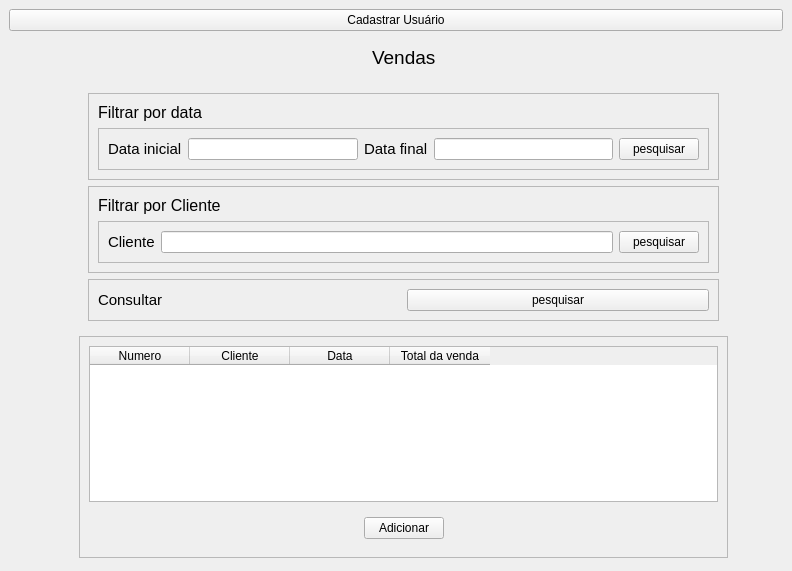
<?xml version="1.0" encoding="UTF-8"?>
<ui version="4.0">
 <class>MainWindow</class>
 <widget class="QMainWindow" name="MainWindow">
  <property name="geometry">
   <rect>
    <x>0</x>
    <y>0</y>
    <width>792</width>
    <height>571</height>
   </rect>
  </property>
  <property name="windowTitle">
   <string>MainWindow</string>
  </property>
  <widget class="QWidget" name="centralwidget">
   <layout class="QGridLayout" name="gridLayout_7">
    <item row="0" column="1">
     <widget class="QPushButton" name="btn_pg_cadastro">
      <property name="text">
       <string>Cadastrar Usuário</string>
      </property>
     </widget>
    </item>
    <item row="1" column="1">
     <widget class="QStackedWidget" name="Pages">
      <property name="currentIndex">
       <number>0</number>
      </property>
      <widget class="QWidget" name="pag_lista_vendas">
       <widget class="QWidget" name="widget_5" native="true">
        <property name="geometry">
         <rect>
          <x>70</x>
          <y>0</y>
          <width>649</width>
          <height>521</height>
         </rect>
        </property>
        <layout class="QGridLayout" name="gridLayout_9">
         <item row="1" column="0" colspan="2">
          <widget class="QWidget" name="widget_7" native="true">
           <layout class="QVBoxLayout" name="verticalLayout_2">
            <item>
             <widget class="QFrame" name="frame_7">
              <property name="frameShape">
               <enum>QFrame::StyledPanel</enum>
              </property>
              <property name="frameShadow">
               <enum>QFrame::Raised</enum>
              </property>
              <layout class="QGridLayout" name="gridLayout_6">
               <item row="0" column="0">
                <widget class="QLabel" name="label_12">
                 <property name="text">
                  <string>&lt;html&gt;&lt;head/&gt;&lt;body&gt;&lt;p&gt;&lt;span style=&quot; font-size:12pt;&quot;&gt;Filtrar por data&lt;/span&gt;&lt;/p&gt;&lt;/body&gt;&lt;/html&gt;</string>
                 </property>
                </widget>
               </item>
               <item row="1" column="0">
                <widget class="QFrame" name="frame_6">
                 <property name="frameShape">
                  <enum>QFrame::StyledPanel</enum>
                 </property>
                 <property name="frameShadow">
                  <enum>QFrame::Raised</enum>
                 </property>
                 <layout class="QHBoxLayout" name="horizontalLayout_13">
                  <item>
                   <layout class="QHBoxLayout" name="horizontalLayout_11">
                    <item>
                     <widget class="QLabel" name="label_10">
                      <property name="text">
                       <string>&lt;html&gt;&lt;head/&gt;&lt;body&gt;&lt;p&gt;&lt;span style=&quot; font-size:11pt;&quot;&gt;Data inicial&lt;/span&gt;&lt;/p&gt;&lt;/body&gt;&lt;/html&gt;</string>
                      </property>
                     </widget>
                    </item>
                    <item>
                     <widget class="QLineEdit" name="txt_data_inicial"/>
                    </item>
                   </layout>
                  </item>
                  <item>
                   <layout class="QHBoxLayout" name="horizontalLayout_12">
                    <item>
                     <widget class="QLabel" name="label_11">
                      <property name="text">
                       <string>&lt;html&gt;&lt;head/&gt;&lt;body&gt;&lt;p&gt;&lt;span style=&quot; font-size:11pt;&quot;&gt;Data final&lt;/span&gt;&lt;/p&gt;&lt;/body&gt;&lt;/html&gt;</string>
                      </property>
                     </widget>
                    </item>
                    <item>
                     <widget class="QLineEdit" name="txt_data_final"/>
                    </item>
                   </layout>
                  </item>
                  <item>
                   <widget class="QPushButton" name="btn_filtrar_data">
                    <property name="text">
                     <string>pesquisar</string>
                    </property>
                   </widget>
                  </item>
                 </layout>
                </widget>
               </item>
              </layout>
             </widget>
            </item>
            <item>
             <widget class="QFrame" name="frame_8">
              <property name="frameShape">
               <enum>QFrame::StyledPanel</enum>
              </property>
              <property name="frameShadow">
               <enum>QFrame::Raised</enum>
              </property>
              <layout class="QFormLayout" name="formLayout">
               <item row="0" column="0">
                <widget class="QLabel" name="label_13">
                 <property name="text">
                  <string>&lt;html&gt;&lt;head/&gt;&lt;body&gt;&lt;p&gt;&lt;span style=&quot; font-size:12pt;&quot;&gt;Filtrar por Cliente&lt;/span&gt;&lt;/p&gt;&lt;/body&gt;&lt;/html&gt;</string>
                 </property>
                </widget>
               </item>
               <item row="1" column="0" colspan="2">
                <widget class="QFrame" name="frame_9">
                 <property name="frameShape">
                  <enum>QFrame::StyledPanel</enum>
                 </property>
                 <property name="frameShadow">
                  <enum>QFrame::Raised</enum>
                 </property>
                 <layout class="QHBoxLayout" name="horizontalLayout_15">
                  <item>
                   <layout class="QHBoxLayout" name="horizontalLayout_14">
                    <item>
                     <widget class="QLabel" name="label_14">
                      <property name="minimumSize">
                       <size>
                        <width>20</width>
                        <height>0</height>
                       </size>
                      </property>
                      <property name="text">
                       <string>&lt;html&gt;&lt;head/&gt;&lt;body&gt;&lt;p&gt;&lt;span style=&quot; font-size:11pt;&quot;&gt;Cliente&lt;/span&gt;&lt;/p&gt;&lt;/body&gt;&lt;/html&gt;</string>
                      </property>
                     </widget>
                    </item>
                    <item>
                     <widget class="QLineEdit" name="txt_cliente"/>
                    </item>
                   </layout>
                  </item>
                  <item>
                   <widget class="QPushButton" name="btn_filtrar_cliente">
                    <property name="text">
                     <string>pesquisar</string>
                    </property>
                   </widget>
                  </item>
                 </layout>
                </widget>
               </item>
              </layout>
             </widget>
            </item>
            <item>
             <widget class="QFrame" name="frame_10">
              <property name="frameShape">
               <enum>QFrame::StyledPanel</enum>
              </property>
              <property name="frameShadow">
               <enum>QFrame::Raised</enum>
              </property>
              <layout class="QHBoxLayout" name="horizontalLayout_28">
               <item>
                <widget class="QLabel" name="label_15">
                 <property name="text">
                  <string>&lt;html&gt;&lt;head/&gt;&lt;body&gt;&lt;p&gt;&lt;span style=&quot; font-size:11pt;&quot;&gt;Consultar &lt;/span&gt;&lt;/p&gt;&lt;/body&gt;&lt;/html&gt;</string>
                 </property>
                </widget>
               </item>
               <item>
                <widget class="QPushButton" name="btn_consultar_tudo">
                 <property name="text">
                  <string>pesquisar</string>
                 </property>
                </widget>
               </item>
              </layout>
             </widget>
            </item>
           </layout>
          </widget>
         </item>
         <item row="0" column="0" colspan="2">
          <widget class="QWidget" name="widget_6" native="true">
           <layout class="QHBoxLayout" name="horizontalLayout_18">
            <item>
             <spacer name="horizontalSpacer_14">
              <property name="orientation">
               <enum>Qt::Horizontal</enum>
              </property>
              <property name="sizeHint" stdset="0">
               <size>
                <width>270</width>
                <height>20</height>
               </size>
              </property>
             </spacer>
            </item>
            <item>
             <widget class="QLabel" name="label_9">
              <property name="text">
               <string>&lt;html&gt;&lt;head/&gt;&lt;body&gt;&lt;p&gt;&lt;span style=&quot; font-size:14pt;&quot;&gt;Vendas&lt;/span&gt;&lt;/p&gt;&lt;/body&gt;&lt;/html&gt;</string>
              </property>
             </widget>
            </item>
            <item>
             <spacer name="horizontalSpacer_15">
              <property name="orientation">
               <enum>Qt::Horizontal</enum>
              </property>
              <property name="sizeHint" stdset="0">
               <size>
                <width>270</width>
                <height>20</height>
               </size>
              </property>
             </spacer>
            </item>
           </layout>
          </widget>
         </item>
         <item row="2" column="0" colspan="2">
          <widget class="QFrame" name="frame_5">
           <property name="frameShape">
            <enum>QFrame::StyledPanel</enum>
           </property>
           <property name="frameShadow">
            <enum>QFrame::Raised</enum>
           </property>
           <layout class="QVBoxLayout" name="verticalLayout_3">
            <item>
             <widget class="QTableWidget" name="tw_vendas">
              <column>
               <property name="text">
                <string>Numero</string>
               </property>
              </column>
              <column>
               <property name="text">
                <string>Cliente</string>
               </property>
              </column>
              <column>
               <property name="text">
                <string>Data</string>
               </property>
              </column>
              <column>
               <property name="text">
                <string>Total da venda</string>
               </property>
              </column>
             </widget>
            </item>
            <item>
             <widget class="QWidget" name="widget_8" native="true">
              <layout class="QHBoxLayout" name="horizontalLayout_17">
               <item>
                <spacer name="horizontalSpacer_11">
                 <property name="orientation">
                  <enum>Qt::Horizontal</enum>
                 </property>
                 <property name="sizeHint" stdset="0">
                  <size>
                   <width>218</width>
                   <height>20</height>
                  </size>
                 </property>
                </spacer>
               </item>
               <item>
                <widget class="QPushButton" name="btn_pg_venda">
                 <property name="text">
                  <string>Adicionar</string>
                 </property>
                </widget>
               </item>
               <item>
                <spacer name="horizontalSpacer_13">
                 <property name="orientation">
                  <enum>Qt::Horizontal</enum>
                 </property>
                 <property name="sizeHint" stdset="0">
                  <size>
                   <width>218</width>
                   <height>20</height>
                  </size>
                 </property>
                </spacer>
               </item>
              </layout>
             </widget>
            </item>
           </layout>
          </widget>
         </item>
        </layout>
       </widget>
      </widget>
      <widget class="QWidget" name="pag_venda">
       <layout class="QGridLayout" name="gridLayout_5">
        <item row="0" column="0">
         <widget class="QWidget" name="widget_3" native="true">
          <layout class="QVBoxLayout" name="verticalLayout_5">
           <item>
            <widget class="QWidget" name="widget" native="true">
             <layout class="QHBoxLayout" name="horizontalLayout_9">
              <item>
               <spacer name="horizontalSpacer_7">
                <property name="orientation">
                 <enum>Qt::Horizontal</enum>
                </property>
                <property name="sizeHint" stdset="0">
                 <size>
                  <width>295</width>
                  <height>20</height>
                 </size>
                </property>
               </spacer>
              </item>
              <item>
               <widget class="QLabel" name="label_8">
                <property name="text">
                 <string>&lt;html&gt;&lt;head/&gt;&lt;body&gt;&lt;p&gt;&lt;span style=&quot; font-size:20pt;&quot;&gt;Item de Venda&lt;/span&gt;&lt;/p&gt;&lt;/body&gt;&lt;/html&gt;</string>
                </property>
               </widget>
              </item>
              <item>
               <spacer name="horizontalSpacer_8">
                <property name="orientation">
                 <enum>Qt::Horizontal</enum>
                </property>
                <property name="sizeHint" stdset="0">
                 <size>
                  <width>249</width>
                  <height>50</height>
                 </size>
                </property>
               </spacer>
              </item>
             </layout>
            </widget>
           </item>
           <item>
            <widget class="QWidget" name="widget_12" native="true">
             <layout class="QGridLayout" name="gridLayout_3">
              <item row="0" column="0">
               <widget class="QWidget" name="widget_15" native="true">
                <layout class="QGridLayout" name="gridLayout">
                 <item row="0" column="0">
                  <layout class="QHBoxLayout" name="horizontalLayout">
                   <item>
                    <widget class="QLabel" name="label">
                     <property name="text">
                      <string>&lt;html&gt;&lt;head/&gt;&lt;body&gt;&lt;p&gt;Numero&lt;/p&gt;&lt;/body&gt;&lt;/html&gt;</string>
                     </property>
                    </widget>
                   </item>
                   <item>
                    <widget class="QLineEdit" name="txt_iv_numero"/>
                   </item>
                  </layout>
                 </item>
                 <item row="0" column="1">
                  <spacer name="horizontalSpacer">
                   <property name="orientation">
                    <enum>Qt::Horizontal</enum>
                   </property>
                   <property name="sizeHint" stdset="0">
                    <size>
                     <width>227</width>
                     <height>19</height>
                    </size>
                   </property>
                  </spacer>
                 </item>
                 <item row="1" column="0">
                  <layout class="QHBoxLayout" name="horizontalLayout_3">
                   <item>
                    <widget class="QLabel" name="label_3">
                     <property name="text">
                      <string>Cliente</string>
                     </property>
                    </widget>
                   </item>
                   <item>
                    <widget class="QLineEdit" name="txt_iv_cliente"/>
                   </item>
                  </layout>
                 </item>
                 <item row="0" column="2">
                  <layout class="QHBoxLayout" name="horizontalLayout_2">
                   <item>
                    <widget class="QLabel" name="label_2">
                     <property name="text">
                      <string>Data</string>
                     </property>
                    </widget>
                   </item>
                   <item>
                    <widget class="QLineEdit" name="txt_iv_data"/>
                   </item>
                  </layout>
                 </item>
                </layout>
               </widget>
              </item>
              <item row="1" column="0">
               <widget class="QWidget" name="widget_14" native="true">
                <layout class="QGridLayout" name="gridLayout_2">
                 <item row="0" column="0" colspan="3">
                  <layout class="QHBoxLayout" name="horizontalLayout_4">
                   <item>
                    <widget class="QLabel" name="label_4">
                     <property name="maximumSize">
                      <size>
                       <width>16777215</width>
                       <height>16777215</height>
                      </size>
                     </property>
                     <property name="text">
                      <string>&lt;html&gt;&lt;head/&gt;&lt;body&gt;&lt;p&gt;&lt;span style=&quot; font-size:12pt;&quot;&gt;Descrição&lt;/span&gt;&lt;/p&gt;&lt;/body&gt;&lt;/html&gt;</string>
                     </property>
                    </widget>
                   </item>
                   <item>
                    <widget class="QComboBox" name="cb_iv_descricao">
                     <item>
                      <property name="text">
                       <string/>
                      </property>
                     </item>
                     <item>
                      <property name="text">
                       <string>MDF Farm Nuances 6mm 2 Faces Arauco</string>
                      </property>
                     </item>
                     <item>
                      <property name="text">
                       <string>MDF Damasco Matt 18mm 2 Faces Arauco</string>
                      </property>
                     </item>
                     <item>
                      <property name="text">
                       <string>MDF Sálvia Matt 6mm 2 Faces Arauco</string>
                      </property>
                     </item>
                     <item>
                      <property name="text">
                       <string>MDF Verde Mar 18mm 2 Faces 185cm x 275cm Eucatex</string>
                      </property>
                     </item>
                    </widget>
                   </item>
                  </layout>
                 </item>
                 <item row="1" column="0">
                  <layout class="QHBoxLayout" name="horizontalLayout_5">
                   <item>
                    <widget class="QLabel" name="label_5">
                     <property name="text">
                      <string>&lt;html&gt;&lt;head/&gt;&lt;body&gt;&lt;p&gt;&lt;span style=&quot; font-size:12pt;&quot;&gt;Preço&lt;/span&gt;&lt;/p&gt;&lt;/body&gt;&lt;/html&gt;</string>
                     </property>
                    </widget>
                   </item>
                   <item>
                    <widget class="QLineEdit" name="txt_iv_preco"/>
                   </item>
                  </layout>
                 </item>
                 <item row="1" column="1">
                  <spacer name="horizontalSpacer_2">
                   <property name="orientation">
                    <enum>Qt::Horizontal</enum>
                   </property>
                   <property name="sizeHint" stdset="0">
                    <size>
                     <width>227</width>
                     <height>20</height>
                    </size>
                   </property>
                  </spacer>
                 </item>
                 <item row="1" column="2">
                  <layout class="QHBoxLayout" name="horizontalLayout_6">
                   <item>
                    <widget class="QLabel" name="label_6">
                     <property name="text">
                      <string>&lt;html&gt;&lt;head/&gt;&lt;body&gt;&lt;p&gt;&lt;span style=&quot; font-size:12pt;&quot;&gt;Qtd&lt;/span&gt;&lt;/p&gt;&lt;/body&gt;&lt;/html&gt;</string>
                     </property>
                    </widget>
                   </item>
                   <item>
                    <widget class="QLineEdit" name="txt_iv_qtd"/>
                   </item>
                  </layout>
                 </item>
                </layout>
               </widget>
              </item>
             </layout>
            </widget>
           </item>
           <item>
            <widget class="QWidget" name="widget_11" native="true">
             <layout class="QVBoxLayout" name="verticalLayout">
              <item>
               <widget class="QTableWidget" name="tw_item_venda">
                <property name="sortingEnabled">
                 <bool>false</bool>
                </property>
                <attribute name="verticalHeaderShowSortIndicator" stdset="0">
                 <bool>false</bool>
                </attribute>
                <column>
                 <property name="text">
                  <string>Descrição</string>
                 </property>
                </column>
                <column>
                 <property name="text">
                  <string>Preço</string>
                 </property>
                </column>
                <column>
                 <property name="text">
                  <string>Qtd</string>
                 </property>
                </column>
               </widget>
              </item>
              <item>
               <widget class="QWidget" name="widget_4" native="true">
                <layout class="QHBoxLayout" name="horizontalLayout_8">
                 <item>
                  <spacer name="horizontalSpacer_9">
                   <property name="orientation">
                    <enum>Qt::Horizontal</enum>
                   </property>
                   <property name="sizeHint" stdset="0">
                    <size>
                     <width>283</width>
                     <height>20</height>
                    </size>
                   </property>
                  </spacer>
                 </item>
                 <item>
                  <widget class="QPushButton" name="btn_concluir_venda">
                   <property name="text">
                    <string>Concluir</string>
                   </property>
                  </widget>
                 </item>
                 <item>
                  <spacer name="horizontalSpacer_10">
                   <property name="orientation">
                    <enum>Qt::Horizontal</enum>
                   </property>
                   <property name="sizeHint" stdset="0">
                    <size>
                     <width>282</width>
                     <height>20</height>
                    </size>
                   </property>
                  </spacer>
                 </item>
                </layout>
               </widget>
              </item>
             </layout>
            </widget>
           </item>
          </layout>
         </widget>
        </item>
       </layout>
      </widget>
      <widget class="QWidget" name="pg_cadastro">
       <layout class="QVBoxLayout" name="verticalLayout_4">
        <item>
         <widget class="QLabel" name="label_20">
          <property name="text">
           <string>&lt;html&gt;&lt;head/&gt;&lt;body&gt;&lt;p&gt;&lt;span style=&quot; font-size:11pt;&quot;&gt;CADASTRAR USUÁRIO&lt;/span&gt;&lt;/p&gt;&lt;/body&gt;&lt;/html&gt;</string>
          </property>
          <property name="alignment">
           <set>Qt::AlignCenter</set>
          </property>
         </widget>
        </item>
        <item>
         <layout class="QHBoxLayout" name="horizontalLayout_16">
          <item>
           <widget class="QLabel" name="label_21">
            <property name="text">
             <string>Nome:</string>
            </property>
           </widget>
          </item>
          <item>
           <widget class="QLineEdit" name="txt_nome"/>
          </item>
         </layout>
        </item>
        <item>
         <layout class="QHBoxLayout" name="horizontalLayout_23">
          <item>
           <widget class="QLabel" name="label_22">
            <property name="text">
             <string>Usuário:</string>
            </property>
           </widget>
          </item>
          <item>
           <widget class="QLineEdit" name="txt_usuario"/>
          </item>
         </layout>
        </item>
        <item>
         <layout class="QHBoxLayout" name="horizontalLayout_24">
          <item>
           <widget class="QLabel" name="label_23">
            <property name="text">
             <string>Senha:</string>
            </property>
           </widget>
          </item>
          <item>
           <widget class="QLineEdit" name="txt_senha"/>
          </item>
         </layout>
        </item>
        <item>
         <layout class="QHBoxLayout" name="horizontalLayout_25">
          <item>
           <widget class="QLabel" name="label_24">
            <property name="text">
             <string>Confirma senha:</string>
            </property>
           </widget>
          </item>
          <item>
           <widget class="QLineEdit" name="txt_senha2"/>
          </item>
         </layout>
        </item>
        <item>
         <layout class="QHBoxLayout" name="horizontalLayout_26">
          <item>
           <widget class="QLabel" name="label_25">
            <property name="text">
             <string>&lt;html&gt;&lt;head/&gt;&lt;body&gt;&lt;p&gt;Perfil:&lt;/p&gt;&lt;/body&gt;&lt;/html&gt;</string>
            </property>
           </widget>
          </item>
          <item>
           <widget class="QComboBox" name="cb_perfil">
            <item>
             <property name="text">
              <string>Usuário</string>
             </property>
            </item>
            <item>
             <property name="text">
              <string>Administrador</string>
             </property>
            </item>
           </widget>
          </item>
         </layout>
        </item>
        <item>
         <layout class="QHBoxLayout" name="horizontalLayout_27">
          <item>
           <widget class="QLabel" name="label_26">
            <property name="text">
             <string/>
            </property>
           </widget>
          </item>
          <item>
           <widget class="QPushButton" name="btn_cadastrar">
            <property name="text">
             <string>Cadastrar</string>
            </property>
           </widget>
          </item>
          <item>
           <widget class="QPushButton" name="btn_cadastro_concluir">
            <property name="text">
             <string>Concluir</string>
            </property>
           </widget>
          </item>
          <item>
           <widget class="QLabel" name="label_27">
            <property name="text">
             <string/>
            </property>
           </widget>
          </item>
         </layout>
        </item>
       </layout>
      </widget>
     </widget>
    </item>
   </layout>
  </widget>
 </widget>
 <resources/>
 <connections/>
</ui>
